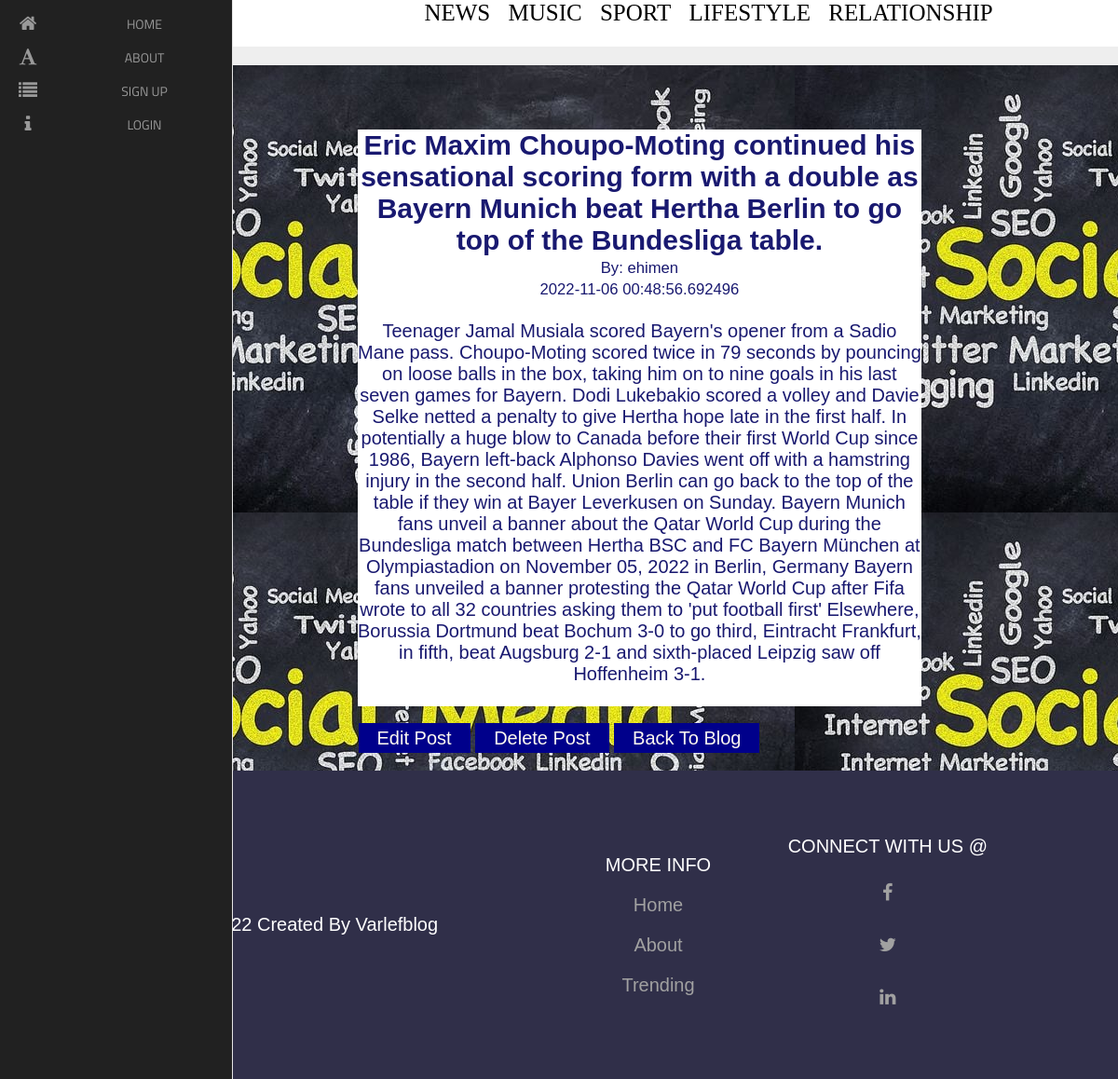
Screenshot of /ball/5 with the database file from the repository.
### app.py (models this page shows)
class Sport(db.Model):
	id = db.Column(db.Integer, primary_key=True)
	title = db.Column(db.String(255))
	content = db.Column(db.Text)
	author = db.Column(db.String(255))
	date_posted = db.Column(db.DateTime, default=datetime.utcnow)
	slug = db.Column(db.String(255))
	poster_id = db.Column(db.Integer, db.ForeignKey('user.id'))

### app.py (the view)
@app.route('/ball/<int:id>')
def ball(id):
	ball = Sport.query.get_or_404(id)
	return render_template('ball.html', ball=ball)

### templates/ball.html (shortened to what this page needs)
{% extends 'base.html' %}
{% block content %}
<br/>
        <div class="type">
		<h2>{{ ball.title }}</h2>
       <small>By: {{ ball.author}}<br/>
        {{ ball.date_posted}}</small> <br/><br/>
        {{ ball.content}}<br/><br/>
        </div><br/>
        <a href="{{url_for('edit_Sport', id=ball.id)}}" class="button">Edit Post</a>
        <a href="{{url_for('delete_Sport', id=ball.id)}}" class="buttons">Delete Post</a>
        <a href="{{url_for('Sports')}}" class="button">Back To Blog</a>
        <br/><br/>
{% endblock %}

### static/css/main.css (style rules this page uses)
* { font-family: Arial, Helvetica, sans-serif; box-sizing: border-box; margin: 0; padding: 0; text-decoration: none; }
body { margin: 0; text-align: center; background-color: #eee; color: midnightblue; font-size: 20px; }
a { text-decoration: none; color: darkmagenta; }
.button { background-color: darkblue; max-width: fit-content; color: floralwhite; padding: 5px 20px; cursor: pointer; }
.buttons { background-color: darkblue; max-width: fit-content; color: floralwhite; padding: 5px 20px; cursor: pointer; }
.type { background-color: white; width: 140%; overflow-wrap: break-word; }

### rows the page displays
Sport: title "Eric Maxim Choupo-Moting continued his sensational scoring form with a double as Bayern Munich beat Hertha Berlin to go top of the Bundesliga table.", author "ehimen", date_posted "2022-11-06 00:48:56.692496", content "Teenager Jamal Musiala scored Bayern's opener from a Sadio Mane pass. Choupo-Moting scored twice in 79 seconds by pouncing on loose balls in the box, taking him on to nine goals in his last seven games for Bayern. Dodi Lukebakio scored a volley and Davie Selke netted a penalty to give Hertha hope late in the first half. In potentially a huge blow to Canada before their first World Cup since 1986, Bayern left-back Alphonso Davies went off with a hamstring injury in the second half. Union Berlin can go back to the top of the table if they win at Bayer Leverkusen on Sunday. Bayern Munich fans unveil a banner about the Qatar World Cup during the Bundesliga match between Hertha BSC and FC Bayern…"
